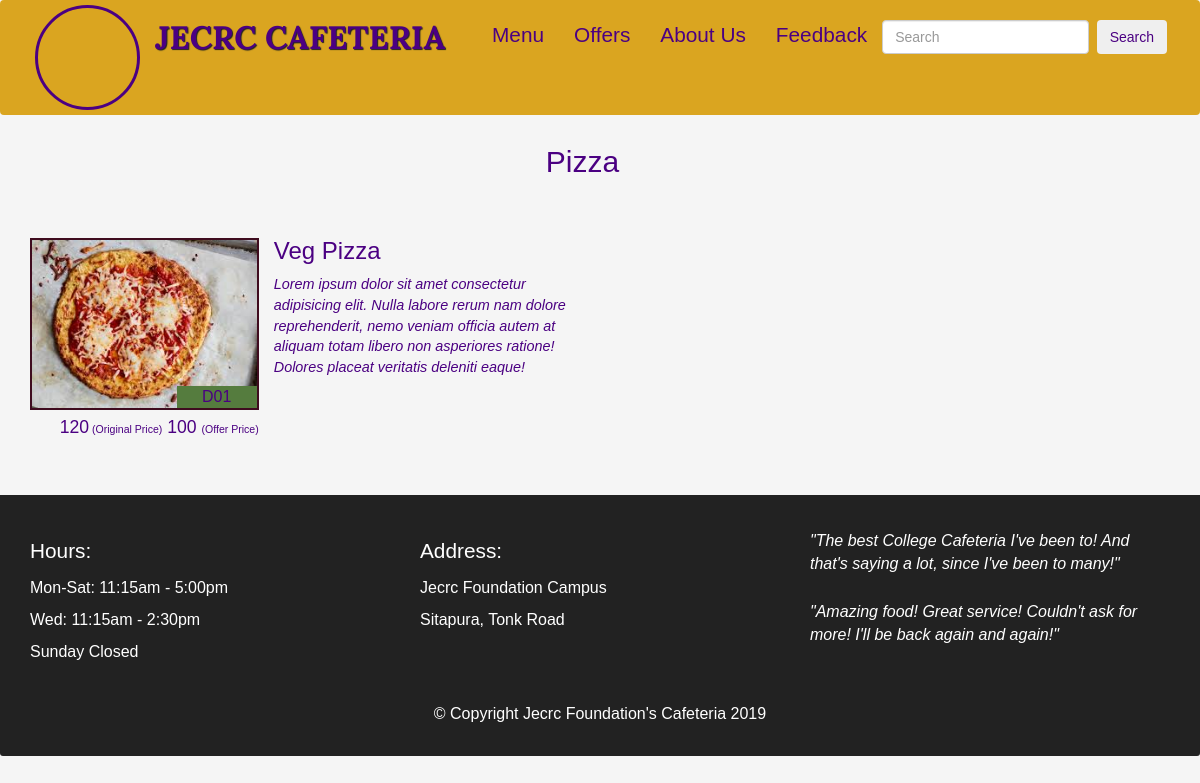
/offers/Pizza/, run on the app's committed database.
### offers/models.py (models this page shows)
class Offer(models.Model):
    product_id = models.AutoField(primary_key=True)
    product_name = models.CharField(max_length=50)
    category = models.CharField(max_length=50, default="")
    original_price = models.IntegerField(default=0)
    offer_price=models.IntegerField(default=0)
    desc = models.CharField(max_length=300)
    image = models.ImageField(upload_to='images/menucard', default="")
    def __str__(self):
        return self.product_name

### offers/views.py (the view, shortened to what this page needs)
# urls.py: path("<str:name>/",views.offercategory)
def offercategory(request,name):
    if name == "Burger":
        prod = Offer.objects.filter(category=name)
        print(prod)
        params = {'allProds':prod}
        return render(request,"offers/offer-category.html",params)
    if name == "Pizza":
        prod = Offer.objects.filter(category=name)
        print(prod)
        params = {'allProds':prod}
        return render(request,"offers/offer-category.html",params)

### cafe/templates/offers/offer-category.html (shortened to what this page needs)
<!doctype html>
<html lang="en">
<head>
    {% load static %}
    <link rel="stylesheet" href="https://maxcdn.bootstrapcdn.com/bootstrap/3.3.6/css/bootstrap.min.css"
>
</head>
<body>
    <header>
        <nav id="header-nav" class="navbar navbar-default">
            <div class="container">
                <div class="navbar-header">
                    <a href="#" class="pull-left visible-lg">
                        <div id="logo-img" alt="_logo image"> </div>
                    </a>
                    <div class="navbar-brand">
                        <a href="/">
                            <h1>JECRC CAFETERIA</h1>
                        </a>
                    </div>
                </div>
                <div id="collapsable-nav" class="collapse navbar-collapse">
                    <ul id="nav-list" class="nav navbar-nav navbar-right">
                        <li>
                            <a class="nav-link" href="/menu/">Menu</a>
                        </li>
                        <li class="nav-item">
                            <a class="nav-link" href="/offers/">Offers</a>
                        </li>
                        <li class="nav-item">
                            <a class="nav-link" href="/menu/about/">About Us</a>
                        </li>
                        <li class="nav-item">
                            <a class="nav-link" href="/menu/feedback/">Feedback</a>
                        </li>
                        <li>
                            <form class="form-inline my-2 my-lg-2" method='POST' action='/menu/search/'>
                                <input id="input" class="form-control mr-sm-2 my-1" type="search" name="search"
                                    placeholder="Search">
                                <button id="btn1" class="btn btn-outline-success my-2 my-sm-0"
                                    type="submit">Search</button>
                            </form>
                        </li>
                    </ul>
                </div>
            </div>
        </nav>
    </header>
    <div id="main-content" class="container">
        <h2 id="menu-categories-title" class="text-center">{{allProds.0.category}}</h2>
        <section class="row">
            {% for product in allProds %}
            <div class="menu-item-tile col-md-6">
                <div class="row">
                    <div class="col-sm-5">
                        <div class="menu-item-photo">
                            <div>D01</div>
                            <img class="img-responsive" width="250" height="150" src="/media/{{product.image}}"
                                alt="Item">
                        </div>
                        {% if product.original_price != product.offer_price %}
                        <div class="menu-item-price">{{ product.original_price }}<span> (Original Price)</span>
                            {{ product.offer_price }} <span>(Offer Price)</span></div>
                        {% endif %}
                    </div>
                    <div class="menu-item-description col-sm-7">
                        <h3 class="menu-item-title">{{product.product_name}}</h3>
                        <p class="menu-item-details">Lorem ipsum dolor sit amet consectetur adipisicing elit. Nulla
                            labore rerum nam dolore reprehenderit, nemo veniam officia autem at aliquam totam libero non
                            asperiores ratione! Dolores placeat veritatis deleniti eaque!</p>
                    </div>
                </div>
            </div>
            {% endfor %}
        </section>
    </div>
    <footer class="panel-footer">
        <div class="container">
            <div class="row">
                <section id="hours" class="col-sm-4">
                    <span>Hours:</span><br>
                    Mon-Sat: 11:15am - 5:00pm<br>
                    Wed: 11:15am - 2:30pm<br>
                    Sunday Closed
                </section>
                <section id="address" class="col-sm-4">
                    <span>Address:</span><br>
                    Jecrc Foundation Campus<br>
                    Sitapura, Tonk Road
                </section>
                <section id="testimonials" class="col-sm-4">
                    <p>"The best College Cafeteria I've been to! And that's saying a lot, since I've been to many!"</p>
                    <p>"Amazing food! Great service! Couldn't ask for more! I'll be back again and again!"</p>
                </section>
            </div>
            <div class="text-center">&copy; Copyright Jecrc Foundation's Cafeteria 2019</div>
        </div>
    </footer>
</body>
</html>

### cafe/templates/offers/offer-category.html (style rules this page uses)
h2 { margin-top: 10px }
#main-content { color: indigo; }
body { font-size: 16px; color: indigo; background-color: whitesmoke; font-family: 'Oxygen', sans-serif; }
#header-nav { background-color: goldenrod; border-radius: ; border: ; }
#logo-img { background: url('/media/images/jecrc_image.jpg') no-repeat; width: 105px; height: 105px; background-size: 100px 100px; margin: 5px 15px 5px 5px; border-radius: 1200px; border: 3px solid indigo; }
.navbar-brand { padding-top: 15px; }
.navbar-brand h1 { font-family: 'lora', serif; color: indigo; font-size: 1.8em; text-transform: uppercase; font-weight: bold; text-shadow: 1px 1px 1px #222; margin-top: 0; margin-bottom: 0; line-height: .75; padding-top: 10px; }
#nav-list { margin-top: 10px; }
#nav-list a { color: indigo; text-align: center; font-size: 1.3em; margin-right: 0px; }
.navbar { border: 0px; }
.menu-item-tile { margin-bottom: 25px; }
.menu-item-tile .menu-item-price { font-size: 1.1em; text-align: right; margin-top: -15px; margin-right: -15px; }
.menu-item-tile .menu-item-price span { font-size: .6em; }
.menu-item-photo { position: relative; border: 2px solid #3F0C1F; overflow: hidden; padding: 0; margin-right: -15px; margin-left: auto; margin-bottom: 20px; max-width: 250px; }
.menu-item-photo div { position: absolute; bottom: 0; right: 0; width: 80px; background-color: #557c3e; text-align: center; }
.menu-item-description { padding-right: 30px; }
h3.menu-item-title { margin: 0 0 10px; }
.menu-item-details { font-size: .9em; font-style: italic; }
#menu-categories-title { margin-bottom: 60px; margin-left: -35px; }
.panel-footer { margin-top: 30px; padding-top: 35px; padding-bottom: 30px; background-color: #222; border-top: 0; color: white; }
.panel-footer div.row { margin-bottom: 35px; }
#hours, #address { line-height: 2; }
#hours>span, #address>span { font-size: 1.3em; }
#testimonials { font-style: italic; }
#testimonials p:nth-child(2) { margin-top: 25px; }
@media (min-width: 1200px) { #input { margin-top: 10px; } }
@media (min-width: 1200px) { #btn1 { margin-top: 10px; margin-left: 3px; margin-right: 3px; } }

### data on the page
Offer: category "Pizza", image (picture), original_price "120", offer_price "100", product_name "Veg Pizza"
